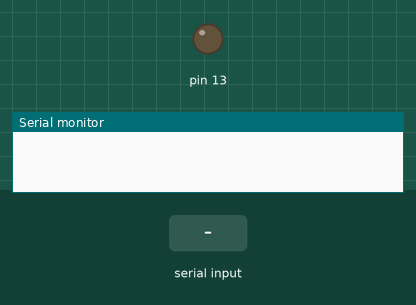
Simulated run of this sketch. Board: Arduino Uno, built with avr-gcc and run on an emulated ATmega328P. Shown: output pins drawn as LEDs (lit = HIGH), the last lines printed to the serial monitor. Inputs (shaded band) come from the test bench.

Above: at 1.2 s.
1.3 s: "open" received over Serial
At 1.8 s:
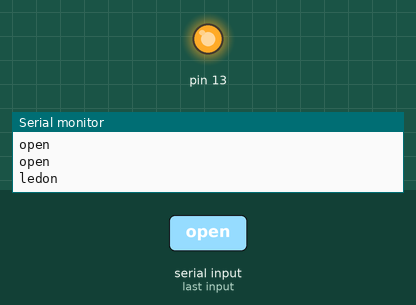
2.8 s: "close" received over Serial
At 4.0 s:
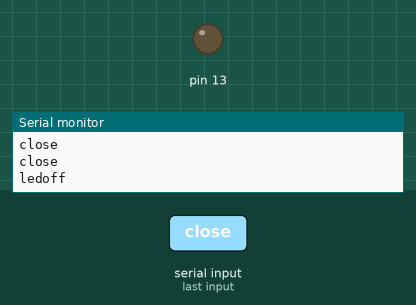
Timing chart, 0 to 5.8 s (numbered marks = the images above; inputs shaded):
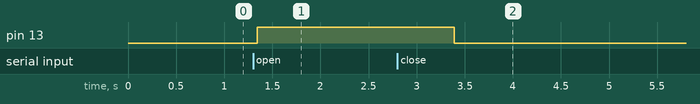

The sketch:

voice__1_.ino
```cpp
String command;

void setup() {
  // put your setup code here, to run once:
  Serial.begin(9600);
  pinMode(13,OUTPUT);

}

void loop() {
  // put your main code here, to run repeatedly:
  while(Serial.available())
  {
    delay(10);
    char ch = Serial.read();
    if(ch=='#')
      break;
    command+=ch;
    Serial.println(command);
  }
  if(command.length()>0)
  {
    Serial.println(command);
    if(command=="open")
    {
      Serial.println("ledon");
      digitalWrite(13,HIGH);
      delay(1000);
    }
    if(command=="close")
    {
      Serial.println("ledoff");
      digitalWrite(13,LOW);
      delay(1000);
    }
    delay(1000);
    command="";
  }
}
```

Measured:
- after the input at 1.3 s, pin 13: LOW → HIGH at once
- after the input at 2.8 s, pin 13: HIGH → LOW after 0.59 s
